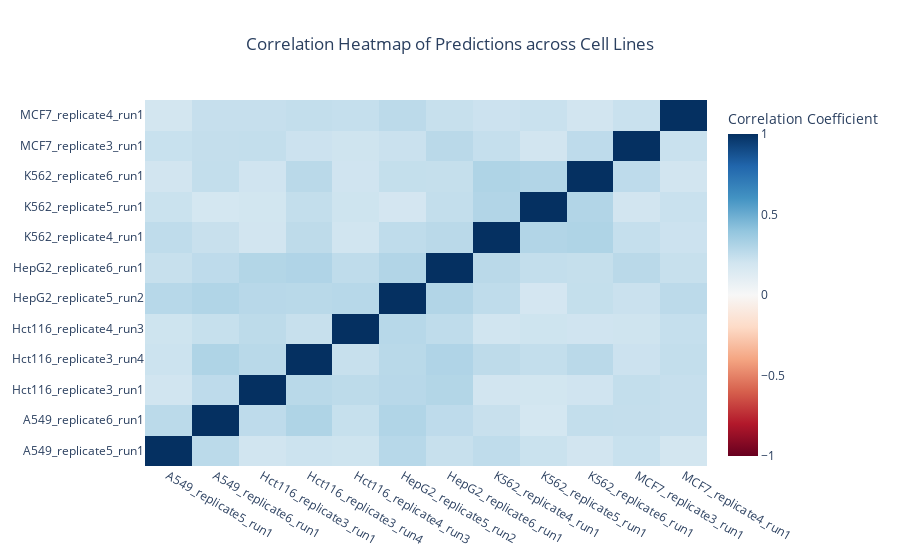

Write notebook code for a chart like this one.
### Markdown cell above
### Correlations between Cell Lines

Am not too clear on the correlation calculations but it should resolve positions which other lines/runs do not have data on by ignoring it ie. if run A has position 244 but run B does not, I think it ignores

Also there is for some reason duplicate transcript_positions which I am quite confused about

### Code cell
def prepare_correlation_data(df):
    
    # Aggregate by taking the mean prediction for each transcript_position and cell_line_run combination
    # Extra step to handle duplicate positions? - for some reason there are duplicates
    aggregated_df = (
        df.group_by(["transcript_position", "cell_line_run"])
        .agg(pl.col("prediction").mean().alias("mean_prediction"))
    )
    
    pivot_df = (
        aggregated_df.to_pandas()
        .pivot(index="transcript_position", columns="cell_line_run", values="mean_prediction")
        .fillna(0) 
    )

    correlation_matrix = pivot_df.corr()

    return correlation_matrix

def plot_correlation_heatmap(correlation_matrix, maxz, minz):
    fig = go.Figure(
        data=go.Heatmap(
            z=correlation_matrix.values,
            x=correlation_matrix.columns,
            y=correlation_matrix.index,
            colorscale=px.colors.diverging.RdBu,
            colorbar=dict(title="Correlation Coefficient"),
            zmin=minz,
            zmax=maxz # for best effect, set this to 0.4
        )
    )

    fig.update_layout(
        title={
            "text": "Correlation Heatmap of Predictions across Cell Lines",
            "xanchor": 'center',
            "x": 0.5
        },
    )

    fig.show()

correlation_matrix = prepare_correlation_data(combined_df)
plot_correlation_heatmap(correlation_matrix, 1, -1)

### Figure 1 — Plotly figure (JSON) as saved in the notebook; plotly's stock layout.template omitted (floating-point values rounded to 4 significant figures; data arrays with more than 128 entries replaced by an {"elided": "..."} marker saying what was removed)
{"data": [{"colorbar": {"title": {"text": "Correlation Coefficient"}}, "colorscale": [[0, "rgb(103,0,31)"], [0.1, "rgb(178,24,43)"], [0.2, "rgb(214,96,77)"], [0.3, "rgb(244,165,130)"], [0.4, "rgb(253,219,199)"], [0.5, "rgb(247,247,247)"], [0.6, "rgb(209,229,240)"], [0.7, "rgb(146,197,222)"], [0.8, "rgb(67,147,195)"], [0.9, "rgb(33,102,172)"], [1, "rgb(5,48,97)"]], "type": "heatmap", "x": ["A549_replicate5_run1", "A549_replicate6_run1", "Hct116_replicate3_run1", "Hct116_replicate3_run4", "Hct116_replicate4_run3", "HepG2_replicate5_run2", "HepG2_replicate6_run1", "K562_replicate4_run1", "K562_replicate5_run1", "K562_replicate6_run1", "MCF7_replicate3_run1", "MCF7_replicate4_run1"], "y": ["A549_replicate5_run1", "A549_replicate6_run1", "Hct116_replicate3_run1", "Hct116_replicate3_run4", "Hct116_replicate4_run3", "HepG2_replicate5_run2", "HepG2_replicate6_run1", "K562_replicate4_run1", "K562_replicate5_run1", "K562_replicate6_run1", "MCF7_replicate3_run1", "MCF7_replicate4_run1"], "z": {"elided": "12x12 float values"}, "zmax": 1, "zmin": -1}], "layout": {"title": {"text": "Correlation Heatmap of Predictions across Cell Lines", "x": 0.5, "xanchor": "center"}}}
